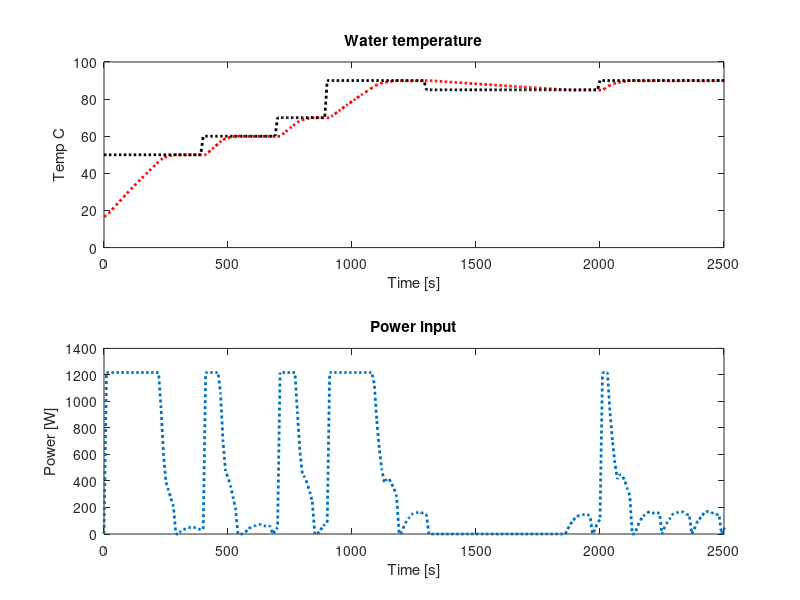

MATLAB code to generate this figure:
clear all
clc
close all

T1 = 17;
Tr = 24;
U = 230;
Imax = 5.3;
c = 4180;
m = 2;
t = 10; % sample time
power = 0; % in percent
T_ref = 50;
Kp = 30;
Ki = 1.0;
pow_vec = 0;
seconds = 4000;
time = linspace(0,seconds,(seconds/t)+1);
ref_vec = T_ref;
I = 0;
state = 1;

for i = 1:(seconds/t)
    T1(i+1) = T1(i) + ((U*Imax)/(c*m))*(power/100)*t - (T1(i) - Tr)*(0.00001615*power + 0.000285)*(t/m);
    
    error = T_ref-T1(i+1);
    
    if (error < 1) && (error > 0)
        I = I + error*t;
    else
        I = 0;
    end
    
    power = round(Kp*error + I*Ki);
    
    if power > 100
        power = 100;
    elseif (power < 0) || (error < -0.05)
        power = 0;
    end
    
    pow_vec(i+1) = power;
    
    if i*t == 400
        T_ref = 60;
    end
    if i*t == 700
        T_ref = 70;
    end
    if i*t == 900
        T_ref = 90;
    end
    if i*t == 1300
       T_ref = 85; 
    end
    if i*t == 2000
        T_ref = 90;
    end
    ref_vec(i+1) = T_ref;
    
end

figure, subplot(2,1,1);
plot(time, T1, ':r', 'LineWidth', 2)
hold on
plot(time, ref_vec, ':k', 'LineWidth', 2)
xlabel('Time [s]')
ylabel('Temp C')
title('Water temperature')
xlim([0,2500])
subplot(2,1,2);
plot(time,(pow_vec/100)*1218, ':', 'Linewidth', 2);
xlabel('Time [s]')
ylabel('Power [W]')
title('Power input')
xlim([0,2500])